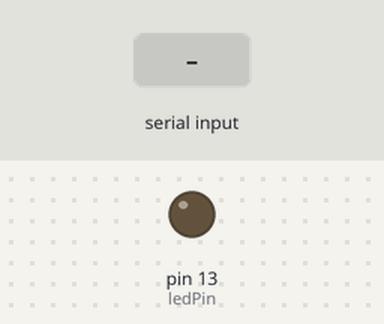
This sketch was run on a simulated Arduino Uno, built with avr-gcc and run on an emulated ATmega328P. On the bench: output pins drawn as LEDs (lit = HIGH). The inputs (shaded band) are chosen by the test bench.

Above: at 1.2 s.
1.3 s: "90,45\n" received over Serial
At 1.55 s:
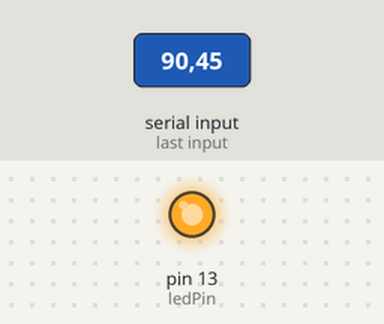
Timing chart, 0 to 8.5 s (numbered marks = the images above; inputs shaded):
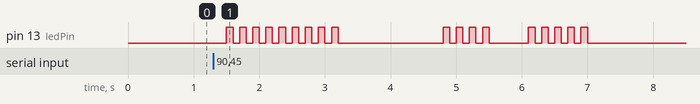

The sketch:

blink_on_command.ino
```cpp
/*
  Simple sketch to blink the LED a certain number of times based on serial input.
*/

const int ledPin = LED_BUILTIN;

void setup() {
  pinMode(ledPin, OUTPUT);
  Serial.begin(9600);
}

void loop(){
  if (Serial.available()) {
    int val = Serial.read();
    if (val > '0') {
      light(val - '0');
    }
  }
  delay(500);
}

void light(int n){
  for (int i = 0; i < n; i++) {
    digitalWrite(ledPin, HIGH);
    delay(100);
    digitalWrite(ledPin, LOW);
    delay(100);
  }
}
```

Measured:
- after the input at 1.3 s, pin 13 (ledPin): LOW → HIGH after 0.20 s, → LOW 0.10 s later, → HIGH 0.10 s later, → LOW 0.10 s later, … (36 changes in this stretch)
